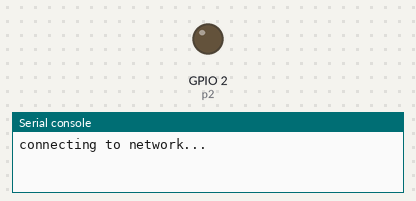
The program below on a simulated ESP32 board running MicroPython. On the bench: output pins drawn as LEDs (lit = HIGH), the last lines printed to the serial console. WiFi joins after 1.5 s. At 1.5 s the program stops and its outputs stay as they are.

Above: at 0.1 s.
At 1.6 s:
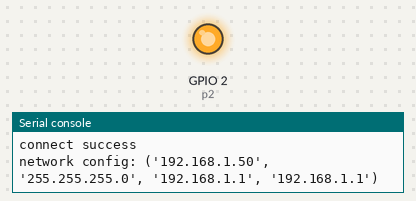
Timing chart, 0 to 3.0 s (numbered marks = the images above):
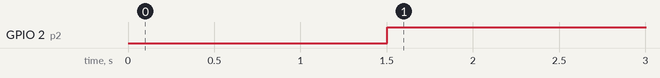

Measured:
- by itself, GPIO 2 (p2): LOW → HIGH at 1.5 s

The program:

main.py
```python
'''
main for onenet mqtt
'''

# import wifiAccess
# import mqtt
#
# wifiAccess.connect("lemon","lemon@Zlm1018")
# mqtt.main()

'''
main for umqtt of ESP32 nad Mosquitto
'''
# accesss into the wifi netowork
import wifiAccess
# import umqtt_publisher
# import umqtt_subscriber
wifiAccess.connect("lemon","lemon@Zlm1018")
# subscribe a topic
# umqtt_subscriber.subcribe_topic()
# # publish a topic
# umqtt_publisher.publish_topic()
# umqtt_publisher.
```

wifiAccess.py
```python
import network
from machine import Pin
def connect(ssid,password):
    sta_if = network.WLAN(network.STA_IF)
    p2 = Pin(2, Pin.OUT)
    #我们在这里把接入点接口禁用，方便观看实验效果，非实验可以去掉
    sta_if.active(False)
    if not sta_if.isconnected():
        p2.value(0)
        print('connecting to network...')
        sta_if.active(True)
        sta_if.connect(ssid,password)
        while not sta_if.isconnected():
            pass
    if sta_if.isconnected():
        print('connect success')
        p2.value(1)
        print('network config:', sta_if.ifconfig())
```
